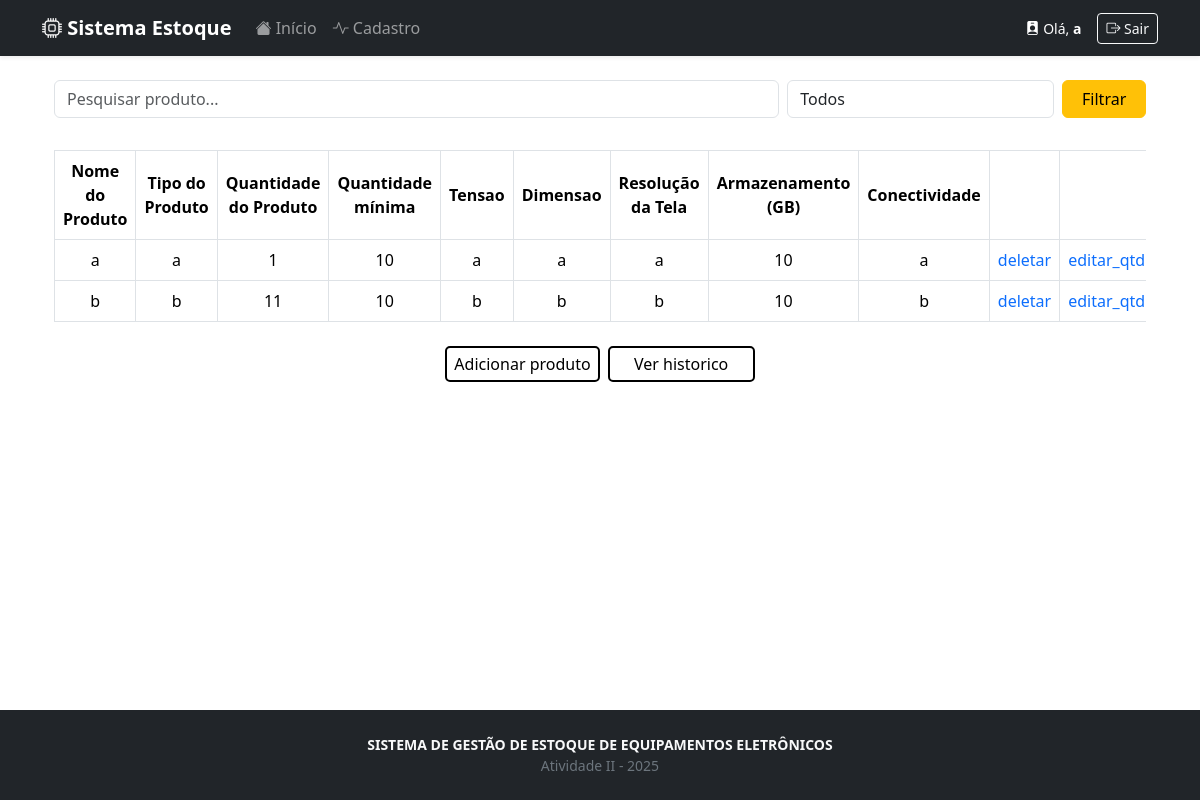
The app's page /estoque/produtos/ (signed in), older data.
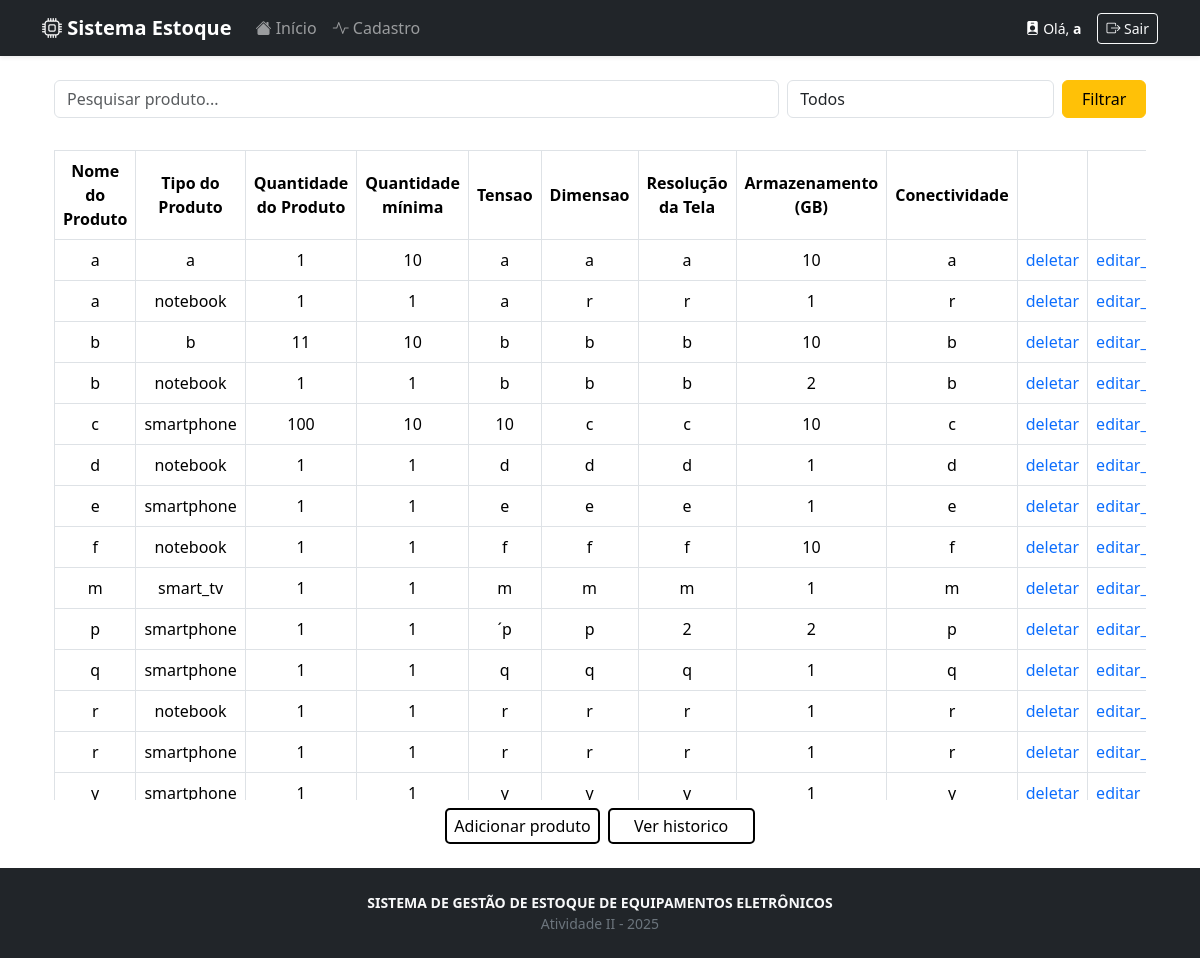
The same page, newer data.
### estoque/models.py (models this page shows)
class Estoque(models.Model):
    nome_produto = models.CharField(max_length=50)
    qtd_minima = models.IntegerField()
    qtd_produto = models.IntegerField()
    ESCOLHA_TIPO_PRODUTO = [
        ('smartphone', 'Celular'),
        ('notebook', 'Notebook'),
        ('smart_tv', 'Smart TV')
    ]
    tipo_produto = models.CharField(max_length=20, choices=ESCOLHA_TIPO_PRODUTO)
    tensao = models.CharField(max_length=10)
    dimensao = models.CharField(max_length=15)
    resolucao_tela = models.CharField(max_length=15)
    armazenamento_gb = models.IntegerField()
    conectividade = models.CharField(max_length=20)

### estoque/views.py (the view)
# urls.py: path('produtos/', listar_filtrar, name='produtos_estoque'),
@login_required(login_url='/login')
def listar_filtrar(request):
    busca = request.GET.get('q')
    tipo = request.GET.get('tipo')
    produtos = Estoque.objects.all()
    if busca:
        produtos = produtos.filter(nome_produto__icontains=busca)
    if tipo:
        produtos = produtos.filter(tipo_produto=tipo)
    produtos = produtos.order_by('nome_produto')
    return render(request, 'estoque/produtos.html', {
        "usuario": request.user,
        "produtos": produtos,
    })

### estoque/templates/estoque/produtos.html (shortened to what this page needs)
{% extends "base.html" %}
{% block content %}
    <div class="container d-flex flex-column align-center">
        <form method="get" class="mb-3">
            <div class="row g-2">
                <div class="col-md-8">
                    <input type="text" name="q" class="form-control" placeholder="Pesquisar produto...">
                </div>
                <div class="col-md-3">
                    <select name="tipo" class="form-control">
                        <option value="">Todos</option>
                    </select>
                </div>
                <div class="col-md-1">
                    <button class="btn btn-warning w-100">Filtrar</button>
                </div>
            </div>
        </form>
        <div class="table-responsive mt-3">
            <table class="table table-bordered text-center">
                <thead>
                    <th>Nome do Produto</th>
                    <th>Tipo do Produto</th>
                    <th>Quantidade do Produto</th>
                    <th>Quantidade mínima</th>
                    <th>Tensao</th>
                    <th>Dimensao</th>
                    <th>Resolução da Tela</th>
                    <th>Armazenamento (GB)</th>
                    <th>Conectividade</th>
                    <th></th>
                    <th></th>
                </thead>
                <tbody>
                    {% for produto in produtos %}
                        <tr>
                            <td>{{ produto.nome_produto }}</td>
                            <td>{{produto.tipo_produto }}</td>
                            <td>{{ produto.qtd_produto }}</td>
                            <td>{{ produto.qtd_minima }}</td>
                            <td>{{ produto.tensao }}</td>
                            <td>{{ produto.dimensao }}</td>
                            <td>{{ produto.resolucao_tela }}</td>
                            <td>{{ produto.armazenamento_gb }}</td>
                            <td>{{ produto.conectividade }}</td>
                            <td><a href="{% url 'deletar_produto' produto.pk %}">deletar</a></td>
                            <td><a href="{% url 'editar_produto' produto.pk %}">editar_qtd</a></td>
                        </tr>
                    {% endfor %}
                </tbody>
            </table>
        </div>
        <div class="d-flex justify-content-center gap-2 mt-2">
            <a class='button' href="{% url 'adicionar_produto' %}">Adicionar produto</a>
            <a class="button" href="{% url 'historico' %}">Ver historico</a>
        </div>
    </div>
{% endblock content %}

### templates/base.html (shortened to what this page needs)
{% load static %}
<!DOCTYPE html>
<html lang="pt-br">
<head>
    <link href="https://cdn.jsdelivr.net/npm/bootstrap@5.3.8/dist/css/bootstrap.min.css" rel="stylesheet">
    <link rel="stylesheet" href="https://cdn.jsdelivr.net/npm/bootstrap-icons@1.11.3/font/bootstrap-icons.min.css">
    <link rel="stylesheet" href="{% static 'css/style.css' %}">
</head>
<body class="d-flex flex-column min-vh-100">
<nav class="navbar navbar-expand-lg navbar-dark bg-dark shadow-sm sticky-top">
    <div class="container">
        <a class="navbar-brand fw-bold" href="{% url 'login' %}">
            <i class="bi bi-cpu"></i> Sistema Estoque
        </a>
        <div class="collapse navbar-collapse" id="sbNavbar">
            <ul class="navbar-nav me-auto">
                <li class="nav-item"><a class="nav-link" href="{% url 'login' %}"><i class="bi bi-house-fill"></i> Início</a></li>
                {% if user.is_authenticated %}
                    <li class="nav-item"><a class="nav-link" href="{% url 'cadastro' %}"><i class="bi bi-activity"></i> Cadastro</a></li>
                {% endif %}
            </ul>
            <ul class="navbar-nav ms-auto align-items-center">
                {% if user.is_authenticated %}
                    <li class="nav-item me-3 text-white small d-none d-lg-block">
                        <i class="bi bi-person-badge-fill"></i> Olá, <strong>{{ request.user.username }}</strong>
                    </li>
                    <li class="nav-item">
                        <a class="btn btn-outline-light btn-sm" href="/logout"><i class="bi bi-box-arrow-right"></i> Sair</a>
                    </li>
                {% else %}
                    <li class="nav-item"><a class="nav-link" href="{% url 'login' %}">Entrar</a></li>
                    <li class="nav-item ms-2 mt-2 mt-lg-0"><a class="btn btn-warning btn-sm" href="{% url 'cadastro' %}"><i class="bi bi-person-plus"></i> Criar conta</a></li>
                {% endif %}
            </ul>
        </div>
    </div>
</nav>
<main class="container py-4 flex-grow-1">
    {% block content %}{% endblock %}
</main>
<footer class="bg-dark text-light py-4 mt-auto">
    <div class="container text-center small">
        <strong>SISTEMA DE GESTÃO DE ESTOQUE DE EQUIPAMENTOS ELETRÔNICOS</strong><br>
        <span class="text-secondary">Atividade II - 2025</span>
    </div>
</footer>
</body>
</html>

### static/css/style.css (style rules this page uses)
* { margin: 0; padding: 0; box-sizing: border-box; }

### estoque/templates/estoque/produtos.html (style rules this page uses)
.table-responsive { max-height: 650px; overflow-y: auto; }
th, td { vertical-align: middle; }
a { text-decoration: none; }
.button { border: 2px solid #000; padding: 4px 7px; border-radius: 5px; min-width: 147px; text-align: center; color: #000; align-self: center; transition: 0.2s; }

Row changes from the older to the newer data that the page shows:
added Estoque: nome_produto "a", tipo_produto "notebook", qtd_produto "1", qtd_minima "1", tensao "a", dimensao "r", resolucao_tela "r", armazenamento_gb "1", conectividade "r"
added Estoque: nome_produto "b", tipo_produto "notebook", qtd_produto "1", qtd_minima "1", tensao "b", dimensao "b", resolucao_tela "b", armazenamento_gb "2", conectividade "b"
added Estoque: nome_produto "c", tipo_produto "smartphone", qtd_produto "100", qtd_minima "10", tensao "10", dimensao "c", resolucao_tela "c", armazenamento_gb "10", conectividade "c"
added Estoque: nome_produto "d", tipo_produto "notebook", qtd_produto "1", qtd_minima "1", tensao "d", dimensao "d", resolucao_tela "d", armazenamento_gb "1", conectividade "d"
added Estoque: nome_produto "e", tipo_produto "smartphone", qtd_produto "1", qtd_minima "1", tensao "e", dimensao "e", resolucao_tela "e", armazenamento_gb "1", conectividade "e"
added Estoque: nome_produto "f", tipo_produto "notebook", qtd_produto "1", qtd_minima "1", tensao "f", dimensao "f", resolucao_tela "f", armazenamento_gb "10", conectividade "f"
added Estoque: nome_produto "m", tipo_produto "smart_tv", qtd_produto "1", qtd_minima "1", tensao "m", dimensao "m", resolucao_tela "m", armazenamento_gb "1", conectividade "m"
added Estoque: nome_produto "p", tipo_produto "smartphone", qtd_produto "1", qtd_minima "1", tensao "´p", dimensao "p", resolucao_tela "2", armazenamento_gb "2", conectividade "p"
added Estoque: nome_produto "q", tipo_produto "smartphone", qtd_produto "1", qtd_minima "1", tensao "q", dimensao "q", resolucao_tela "q", armazenamento_gb "1", conectividade "q"
added Estoque: nome_produto "r", tipo_produto "notebook", qtd_produto "1", qtd_minima "1", tensao "r", dimensao "r", resolucao_tela "r", armazenamento_gb "1", conectividade "r"
added Estoque: nome_produto "r", tipo_produto "smartphone", qtd_produto "1", qtd_minima "1", tensao "r", dimensao "r", resolucao_tela "r", armazenamento_gb "1", conectividade "r"
added Estoque: nome_produto "y", tipo_produto "smartphone", qtd_produto "1", qtd_minima "1", tensao "y", dimensao "y", resolucao_tela "y", armazenamento_gb "1", conectividade "y"
